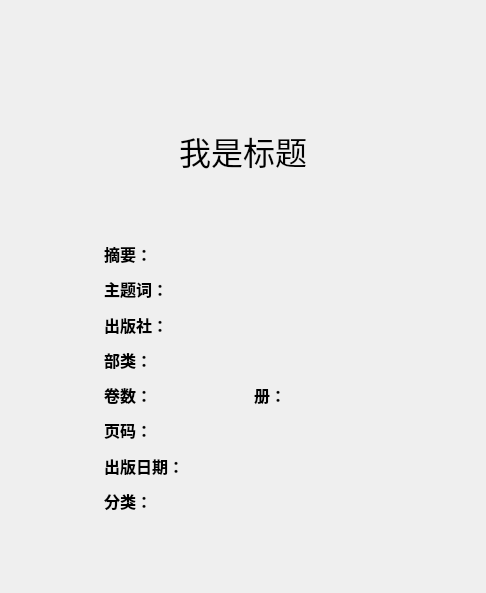
<?xml version="1.0" encoding="UTF-8"?>
<ui version="4.0">
 <class>BookInfoView</class>
 <widget class="QWidget" name="BookInfoView">
  <property name="geometry">
   <rect>
    <x>0</x>
    <y>0</y>
    <width>486</width>
    <height>593</height>
   </rect>
  </property>
  <property name="minimumSize">
   <size>
    <width>48</width>
    <height>48</height>
   </size>
  </property>
  <property name="windowTitle">
   <string>Form</string>
  </property>
  <property name="autoFillBackground">
   <bool>false</bool>
  </property>
  <layout class="QVBoxLayout" name="verticalLayout_4" stretch="1,4,1,12,2">
   <item>
    <spacer name="verticalSpacer_2">
     <property name="orientation">
      <enum>Qt::Vertical</enum>
     </property>
     <property name="sizeHint" stdset="0">
      <size>
       <width>18</width>
       <height>6</height>
      </size>
     </property>
    </spacer>
   </item>
   <item>
    <layout class="QHBoxLayout" name="horizontalLayout_14" stretch="8,1,2">
     <item>
      <spacer name="horizontalSpacer">
       <property name="orientation">
        <enum>Qt::Horizontal</enum>
       </property>
       <property name="sizeHint" stdset="0">
        <size>
         <width>40</width>
         <height>20</height>
        </size>
       </property>
      </spacer>
     </item>
     <item>
      <layout class="QHBoxLayout" name="horizontalLayout">
       <item>
        <widget class="QPushButton" name="btn_home">
         <property name="minimumSize">
          <size>
           <width>32</width>
           <height>32</height>
          </size>
         </property>
         <property name="cursor">
          <cursorShape>PointingHandCursor</cursorShape>
         </property>
         <property name="text">
          <string/>
         </property>
         <property name="icon">
          <iconset>
           <normalon>:/PIC/home.png</normalon>
          </iconset>
         </property>
         <property name="iconSize">
          <size>
           <width>32</width>
           <height>32</height>
          </size>
         </property>
         <property name="autoDefault">
          <bool>false</bool>
         </property>
         <property name="flat">
          <bool>true</bool>
         </property>
        </widget>
       </item>
       <item>
        <widget class="QPushButton" name="btn_goback">
         <property name="minimumSize">
          <size>
           <width>32</width>
           <height>32</height>
          </size>
         </property>
         <property name="cursor">
          <cursorShape>PointingHandCursor</cursorShape>
         </property>
         <property name="text">
          <string/>
         </property>
         <property name="icon">
          <iconset>
           <normalon>:/PIC/goback.png</normalon>
          </iconset>
         </property>
         <property name="iconSize">
          <size>
           <width>32</width>
           <height>32</height>
          </size>
         </property>
         <property name="flat">
          <bool>true</bool>
         </property>
        </widget>
       </item>
       <item>
        <widget class="QPushButton" name="btn_pdfRead">
         <property name="minimumSize">
          <size>
           <width>32</width>
           <height>32</height>
          </size>
         </property>
         <property name="cursor">
          <cursorShape>PointingHandCursor</cursorShape>
         </property>
         <property name="text">
          <string/>
         </property>
         <property name="icon">
          <iconset>
           <normalon>:/PIC/READPDF.png</normalon>
          </iconset>
         </property>
         <property name="iconSize">
          <size>
           <width>32</width>
           <height>32</height>
          </size>
         </property>
         <property name="autoDefault">
          <bool>false</bool>
         </property>
         <property name="flat">
          <bool>true</bool>
         </property>
        </widget>
       </item>
       <item>
        <widget class="QPushButton" name="btn_pdfDownload">
         <property name="minimumSize">
          <size>
           <width>32</width>
           <height>32</height>
          </size>
         </property>
         <property name="cursor">
          <cursorShape>PointingHandCursor</cursorShape>
         </property>
         <property name="text">
          <string/>
         </property>
         <property name="icon">
          <iconset>
           <normalon>:/PIC/PDF下载.png</normalon>
          </iconset>
         </property>
         <property name="iconSize">
          <size>
           <width>32</width>
           <height>32</height>
          </size>
         </property>
         <property name="autoDefault">
          <bool>false</bool>
         </property>
         <property name="flat">
          <bool>true</bool>
         </property>
        </widget>
       </item>
      </layout>
     </item>
     <item>
      <spacer name="horizontalSpacer_2">
       <property name="orientation">
        <enum>Qt::Horizontal</enum>
       </property>
       <property name="sizeHint" stdset="0">
        <size>
         <width>40</width>
         <height>20</height>
        </size>
       </property>
      </spacer>
     </item>
    </layout>
   </item>
   <item>
    <spacer name="verticalSpacer_3">
     <property name="orientation">
      <enum>Qt::Vertical</enum>
     </property>
     <property name="sizeHint" stdset="0">
      <size>
       <width>20</width>
       <height>28</height>
      </size>
     </property>
    </spacer>
   </item>
   <item>
    <layout class="QHBoxLayout" name="horizontalLayout_15" stretch="2,6,2">
     <item>
      <spacer name="horizontalSpacer_3">
       <property name="orientation">
        <enum>Qt::Horizontal</enum>
       </property>
       <property name="sizeHint" stdset="0">
        <size>
         <width>40</width>
         <height>20</height>
        </size>
       </property>
      </spacer>
     </item>
     <item>
      <layout class="QVBoxLayout" name="verticalLayout_3" stretch="2,1,8">
       <item>
        <widget class="QLabel" name="label_Title">
         <property name="font">
          <font>
           <family>Arial Black</family>
           <pointsize>24</pointsize>
          </font>
         </property>
         <property name="text">
          <string>我是标题</string>
         </property>
         <property name="alignment">
          <set>Qt::AlignCenter</set>
         </property>
        </widget>
       </item>
       <item>
        <layout class="QVBoxLayout" name="verticalLayout" stretch="2,2,3">
         <item>
          <widget class="QLabel" name="label_Author">
           <property name="font">
            <font>
             <pointsize>12</pointsize>
            </font>
           </property>
           <property name="styleSheet">
            <string notr="true">color: rgb(0, 170, 255);</string>
           </property>
           <property name="text">
            <string/>
           </property>
           <property name="alignment">
            <set>Qt::AlignCenter</set>
           </property>
          </widget>
         </item>
         <item>
          <widget class="QLabel" name="label_SeriesName">
           <property name="font">
            <font>
             <pointsize>12</pointsize>
            </font>
           </property>
           <property name="styleSheet">
            <string notr="true">color: rgb(0, 170, 255);</string>
           </property>
           <property name="text">
            <string/>
           </property>
           <property name="alignment">
            <set>Qt::AlignCenter</set>
           </property>
          </widget>
         </item>
         <item>
          <spacer name="verticalSpacer_4">
           <property name="orientation">
            <enum>Qt::Vertical</enum>
           </property>
           <property name="sizeHint" stdset="0">
            <size>
             <width>20</width>
             <height>40</height>
            </size>
           </property>
          </spacer>
         </item>
        </layout>
       </item>
       <item>
        <layout class="QVBoxLayout" name="verticalLayout_2">
         <item>
          <layout class="QHBoxLayout" name="horizontalLayout_2" stretch="1,10">
           <item>
            <widget class="QLabel" name="label">
             <property name="font">
              <font>
               <family>Arial Black</family>
               <pointsize>12</pointsize>
               <weight>75</weight>
               <bold>true</bold>
              </font>
             </property>
             <property name="text">
              <string>摘要：</string>
             </property>
            </widget>
           </item>
           <item>
            <widget class="QLabel" name="label_Summary">
             <property name="font">
              <font>
               <pointsize>12</pointsize>
              </font>
             </property>
             <property name="text">
              <string/>
             </property>
             <property name="wordWrap">
              <bool>true</bool>
             </property>
            </widget>
           </item>
          </layout>
         </item>
         <item>
          <layout class="QHBoxLayout" name="horizontalLayout_3" stretch="1,10">
           <item>
            <widget class="QLabel" name="label_2">
             <property name="font">
              <font>
               <family>Arial Black</family>
               <pointsize>12</pointsize>
               <weight>75</weight>
               <bold>true</bold>
              </font>
             </property>
             <property name="text">
              <string>主题词：</string>
             </property>
            </widget>
           </item>
           <item>
            <widget class="QLabel" name="label_Keyword">
             <property name="font">
              <font>
               <pointsize>12</pointsize>
              </font>
             </property>
             <property name="text">
              <string/>
             </property>
            </widget>
           </item>
          </layout>
         </item>
         <item>
          <layout class="QHBoxLayout" name="horizontalLayout_4" stretch="1,10">
           <item>
            <widget class="QLabel" name="label_3">
             <property name="font">
              <font>
               <family>Arial Black</family>
               <pointsize>12</pointsize>
               <weight>75</weight>
               <bold>true</bold>
              </font>
             </property>
             <property name="text">
              <string>出版社：</string>
             </property>
            </widget>
           </item>
           <item>
            <widget class="QLabel" name="label_Press">
             <property name="font">
              <font>
               <pointsize>12</pointsize>
              </font>
             </property>
             <property name="text">
              <string/>
             </property>
            </widget>
           </item>
          </layout>
         </item>
         <item>
          <layout class="QHBoxLayout" name="horizontalLayout_5" stretch="1,10">
           <item>
            <widget class="QLabel" name="label_4">
             <property name="font">
              <font>
               <family>Arial Black</family>
               <pointsize>12</pointsize>
               <weight>75</weight>
               <bold>true</bold>
              </font>
             </property>
             <property name="text">
              <string>部类：</string>
             </property>
            </widget>
           </item>
           <item>
            <widget class="QLabel" name="label_Category">
             <property name="font">
              <font>
               <pointsize>12</pointsize>
              </font>
             </property>
             <property name="text">
              <string/>
             </property>
            </widget>
           </item>
          </layout>
         </item>
         <item>
          <layout class="QHBoxLayout" name="horizontalLayout_6" stretch="1,10,1,10">
           <item>
            <widget class="QLabel" name="label_">
             <property name="font">
              <font>
               <family>Arial Black</family>
               <pointsize>12</pointsize>
               <weight>75</weight>
               <bold>true</bold>
              </font>
             </property>
             <property name="text">
              <string>卷数：</string>
             </property>
            </widget>
           </item>
           <item>
            <widget class="QLabel" name="label_Volume">
             <property name="font">
              <font>
               <pointsize>12</pointsize>
              </font>
             </property>
             <property name="text">
              <string/>
             </property>
            </widget>
           </item>
           <item>
            <widget class="QLabel" name="label_5">
             <property name="font">
              <font>
               <pointsize>12</pointsize>
               <weight>75</weight>
               <bold>true</bold>
              </font>
             </property>
             <property name="text">
              <string>册：</string>
             </property>
            </widget>
           </item>
           <item>
            <widget class="QLabel" name="label_Ce">
             <property name="text">
              <string/>
             </property>
            </widget>
           </item>
          </layout>
         </item>
         <item>
          <layout class="QHBoxLayout" name="horizontalLayout_7" stretch="1,10">
           <item>
            <widget class="QLabel" name="label_6">
             <property name="font">
              <font>
               <family>Arial Black</family>
               <pointsize>12</pointsize>
               <weight>75</weight>
               <bold>true</bold>
              </font>
             </property>
             <property name="text">
              <string>页码：</string>
             </property>
            </widget>
           </item>
           <item>
            <widget class="QLabel" name="label_Pages">
             <property name="font">
              <font>
               <pointsize>12</pointsize>
              </font>
             </property>
             <property name="text">
              <string/>
             </property>
            </widget>
           </item>
          </layout>
         </item>
         <item>
          <layout class="QHBoxLayout" name="horizontalLayout_8" stretch="1,10">
           <item>
            <widget class="QLabel" name="label_11">
             <property name="font">
              <font>
               <family>Arial Black</family>
               <pointsize>12</pointsize>
               <weight>75</weight>
               <bold>true</bold>
              </font>
             </property>
             <property name="text">
              <string>出版日期：</string>
             </property>
            </widget>
           </item>
           <item>
            <widget class="QLabel" name="label_PubDate">
             <property name="font">
              <font>
               <pointsize>12</pointsize>
              </font>
             </property>
             <property name="text">
              <string/>
             </property>
            </widget>
           </item>
          </layout>
         </item>
         <item>
          <layout class="QHBoxLayout" name="horizontalLayout_13" stretch="1,10">
           <item>
            <widget class="QLabel" name="label_12">
             <property name="font">
              <font>
               <family>Arial Black</family>
               <pointsize>12</pointsize>
               <weight>75</weight>
               <bold>true</bold>
              </font>
             </property>
             <property name="text">
              <string>分类：</string>
             </property>
            </widget>
           </item>
           <item>
            <widget class="QLabel" name="label_FL">
             <property name="font">
              <font>
               <pointsize>12</pointsize>
              </font>
             </property>
             <property name="text">
              <string/>
             </property>
            </widget>
           </item>
          </layout>
         </item>
        </layout>
       </item>
      </layout>
     </item>
     <item>
      <spacer name="horizontalSpacer_4">
       <property name="orientation">
        <enum>Qt::Horizontal</enum>
       </property>
       <property name="sizeHint" stdset="0">
        <size>
         <width>40</width>
         <height>20</height>
        </size>
       </property>
      </spacer>
     </item>
    </layout>
   </item>
   <item>
    <spacer name="verticalSpacer">
     <property name="orientation">
      <enum>Qt::Vertical</enum>
     </property>
     <property name="sizeHint" stdset="0">
      <size>
       <width>20</width>
       <height>28</height>
      </size>
     </property>
    </spacer>
   </item>
  </layout>
 </widget>
 <resources>
  <include location="../RES/img.qrc"/>
 </resources>
 <connections/>
</ui>
